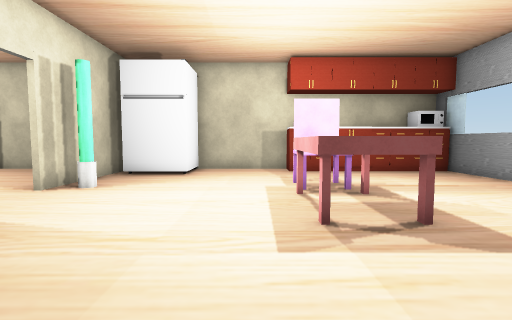
[1] (above)

23 first-person views from a walk through a 3-D level made in the Unity game engine. The camera is 1.4 m above the floor, tilts 4° down and sees 85° across. The floor is counted in squares, 1 m on a side. Each view is taken from the middle of a square. On the plan, view 1 faces up. The plan holds only what a view shows up to about 14 squares ahead; the rest is blank. The player is left out. Some surface patterns are stand-ins.

[2]
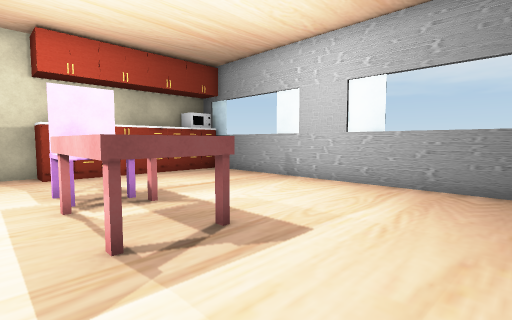

[3]
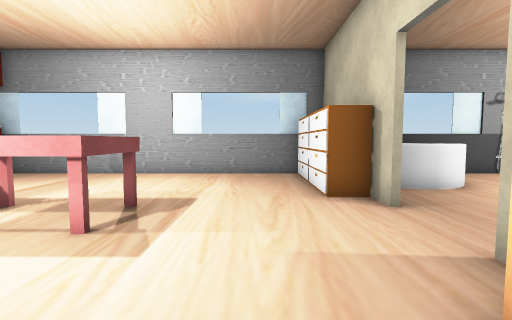

[4]
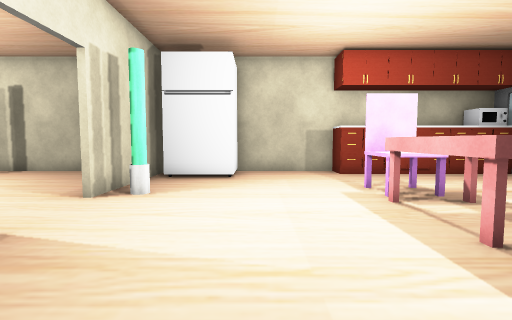

[5]
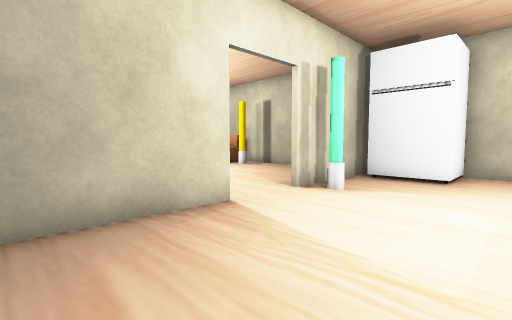

[6]
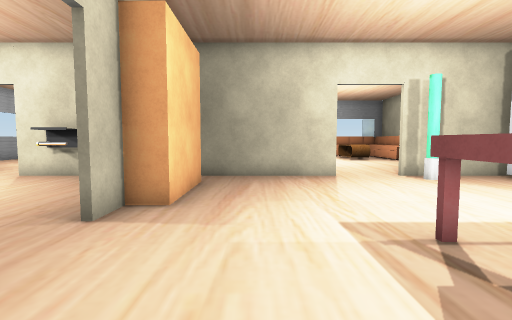

[7]
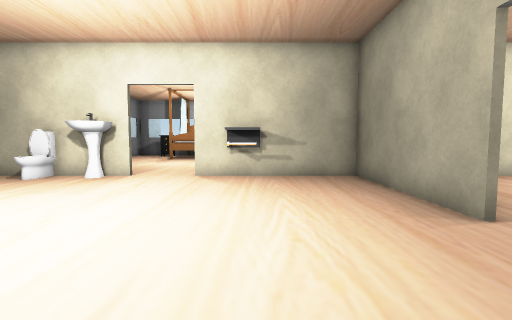

[8]
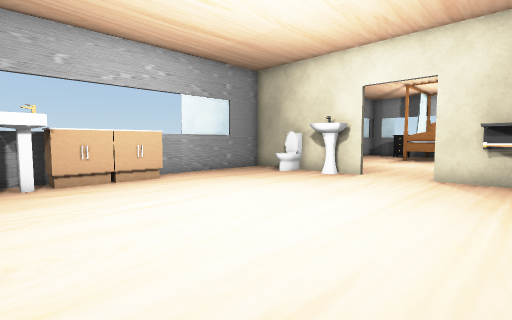

[9]
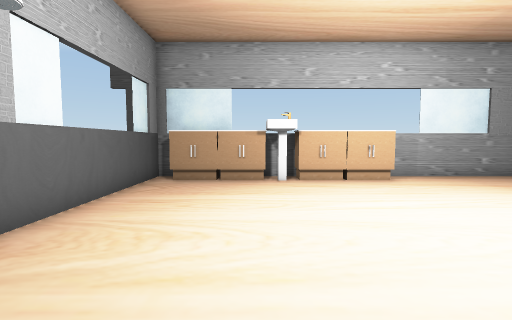

[10]
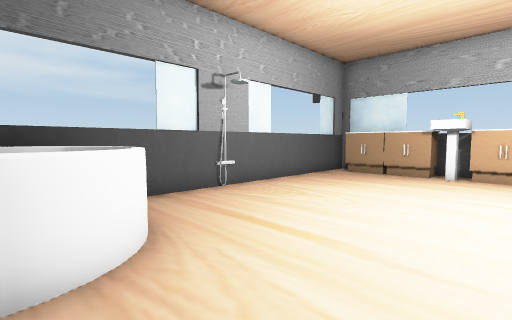

[11]
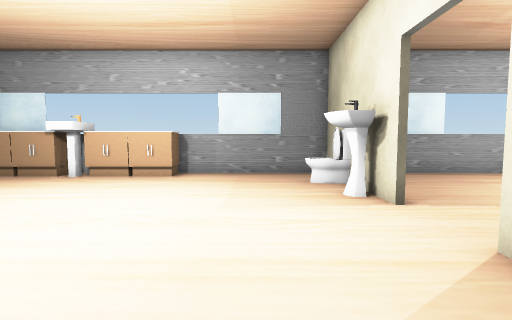

[12]
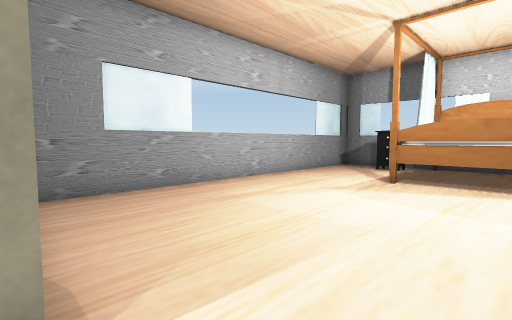

[13]
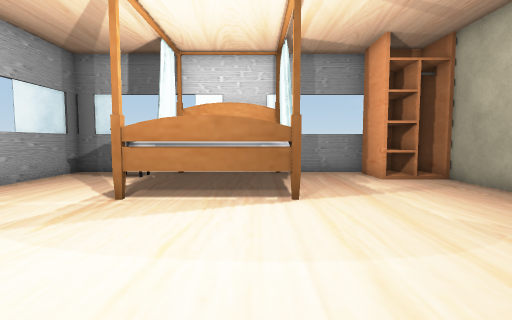

[14]
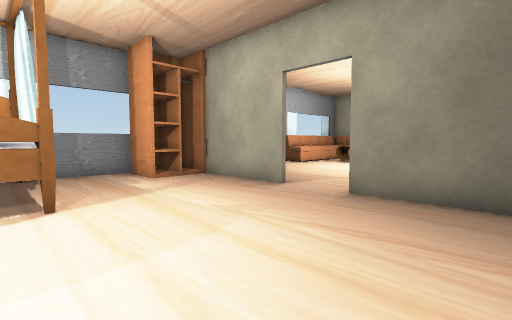

[15]
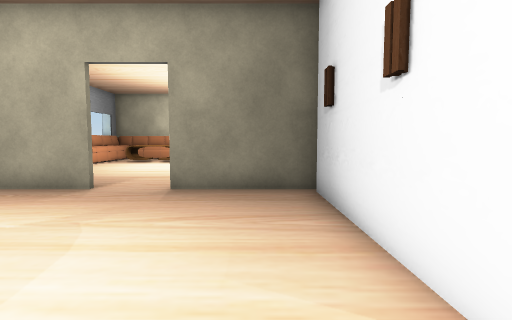

[16]
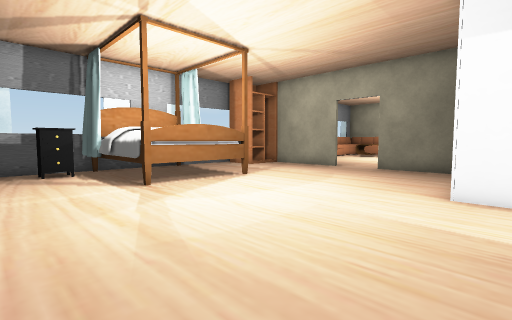

[17]
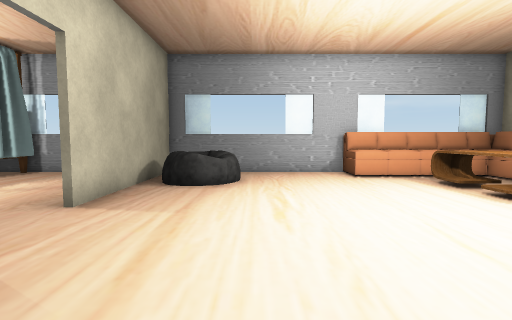

[18]
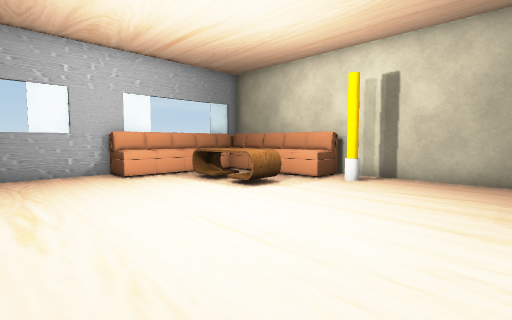

[19]
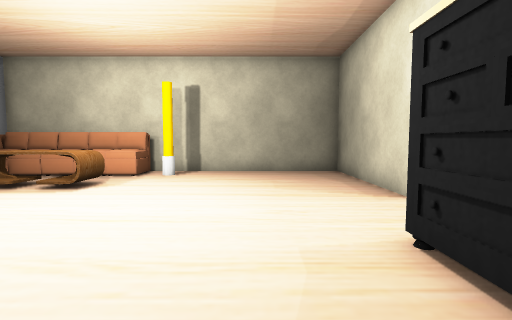

[20]
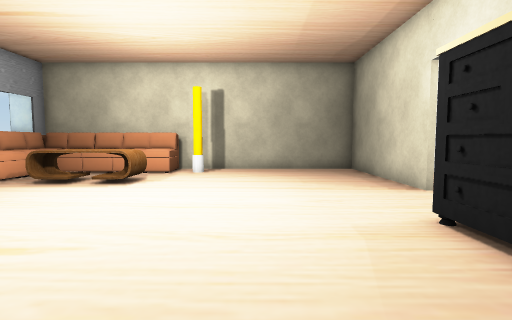

[21]
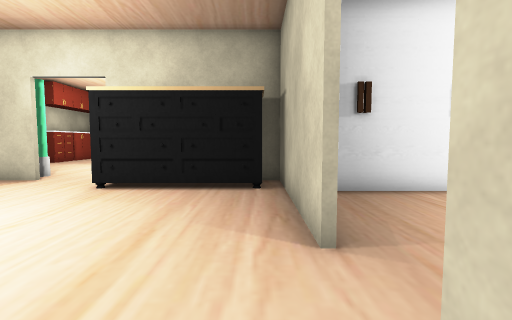

[22]
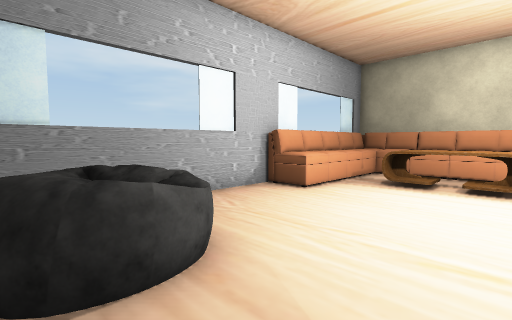

[23]
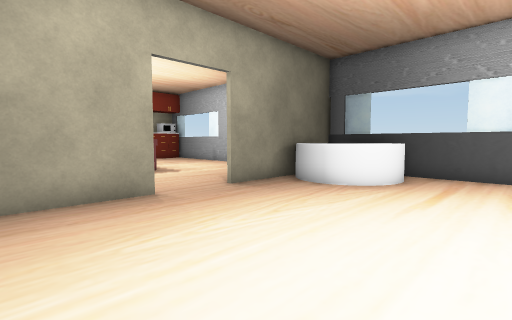

### Floor plan
Key: @ floor where view 1 was taken; # wall or solid block; . floor; O other object.
Columns run from 22 left of view 1 to 9 right of it. Each row starts with its distance up from view 1.
 14        ##########  ######
 13  OOOOOOO .......#  O....OOOOOOO#
 12  OOOOOOOOO......#OOO...........#
 11  OO.............#..............#
 10  OO.OOOO........#..............#
  9  OO.OOOO........#......OOO.....#
  8  OO.............#O.....OOO.....#
  7  OO..............O.....O O.....#
  6  #.....................O  .....#
  5 ##............O #......OOO.....#
  4  #............O #..............#
  3  #............O #..............#
  2  #OOO.........O #..............#
  1  #OOO.........O #..............#
  0  # OO.........O #.####@...OOOOO#
 -1  #######..#############..#######
 -2  #OO..........O #..........OO O#
 -3  #OO..........O #..........O  O#
 -4  #............O #..........OO O#
 -5  #............O #O..........OOO#
 -6  #............O OO.............#
 -7  OOOOOO.......OO#..............#
 -8  O    O........................O
 -9  O    O........................#
-10  O  O O........................#
-11  OOOOOO.........OO.............#
-12  #OO............#..............#
-13  #O.............#O.............#
-14  #..............#O.............#
-15  #..............#.....####O#####
-16  ######################  ###

Positions as (right, up) in squares from view 1, and headings:
1: (0, 0), facing up
2: (0, 1), facing up-right
3: (-3, 2), facing right
4: (-2, 1), facing up
5: (-1, 1), facing up-left
6: (5, 2), facing left
7: (5, -5), facing left
8: (5, -5), facing down-left
9: (5, -5), facing down
10: (2, -3), facing down-right
11: (-3, -4), facing down
12: (-6, -8), facing down-left
13: (-9, -8), facing left
14: (-9, -8), facing up-left
15: (-10, -9), facing up
16: (-7, -15), facing up-left
17: (-9, 3), facing left
18: (-9, 3), facing up-left
19: (-10, 1), facing up
20: (-11, 0), facing up
21: (-16, 0), facing right
22: (-15, 0), facing up-left
23: (-3, -8), facing up-right
